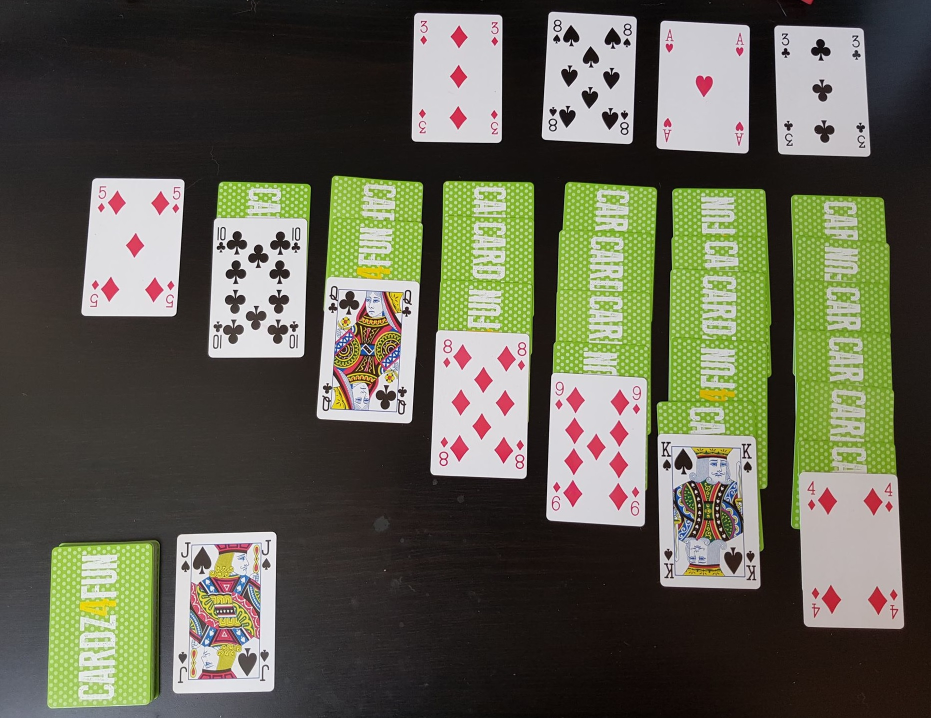
#> input picture Training-Imgs/kabale_1.jpg, 1862 x 1436 px (shown at 1/2 size)
$ python TestImages.py
#> lines starting #> are read from the running program, lines starting #| are printed output that depends on the picture
### Detection/Cards.py
############## Playing Card Detector Functions ###############
#
# Original Author: Evan Juras
# Date: 9/5/17
# Edited by Magnus Brok and Anders Brandt 26/06/20
# Description: Functions and classes for CardDetection.py that perform
# various steps of the card detection algorithm
#


# Import necessary packages
import json
import imutils
import numpy as np
import cv2
from Socket.Client_socket import Socket
from DTO.SolitaireDTO import SolitaireEncoder
### Constants ###

# Videofeed dimensions
feed_width = 1600
feed_height = 1200
# constants used for defining sections of the gameboard
top_section_h = int(feed_height * 0.175)
top_section_c_w = int(feed_width / 6)
bot_section_h = feed_height
bot_section_c_w = int(feed_width / 7)

# Adaptive threshold levels
BKG_THRESH = 60
CARD_THRESH = 30

# Width and height of card corner, where rank and suit are
CORNER_WIDTH = 55
CORNER_HEIGHT = 140

# rank dimension
rank_y_offset = 20
rank_y_endpoint = 250
rank_x_offset = 0
rank_x_endpoint = 190

# suit dimensions
suit_y_offset = rank_y_endpoint + 1
suit_y_endpoint = 600
suit_x_offset = 0
suit_x_endpoint = rank_x_endpoint

# Dimensions of rank train images
RANK_WIDTH = 70
RANK_HEIGHT = 125

# Dimensions of suit train images
SUIT_WIDTH = 70
SUIT_HEIGHT = 100

RANK_DIFF_MAX = 2500
SUIT_DIFF_MAX = 2400

CARD_MAX_AREA = 120000
CARD_MIN_AREA = 25000

font = cv2.FONT_HERSHEY_SIMPLEX

def preprocces_image(image):
    # cv2.imshow('Card class recieved image', image)
    gray = cv2.cvtColor(image, cv2.COLOR_BGR2GRAY)

    # cv2.imshow("image", image)
    image = gray
    blur = cv2.GaussianBlur(image, (5, 5), 0)
    # cv2.imshow("blur", blur)

    edges = cv2.Canny(blur, 120, 200)
    # cv2.imshow("edges", edges)

    kernel = np.ones((2, 2), np.uint8)
    dilate = cv2.dilate(edges, kernel, iterations=2)
    # cv2.imshow("dilate", dilate)

    return dilate


### Structures to hold query card and train card information ###
# Author: Evan Juras
class Query_card:
    """Structure to store information about query cards in the camera image."""

    # [14 lines left out: function __init__, not called in this run]

# Author: Evan Juras
class Train_ranks:
    """Structure to store information about train rank images."""

    def __init__(self):
        self.img = []  # Thresholded, sized rank image loaded from hard drive
        self.name = "Placeholder"

# Author: Evan Juras
class Train_suits:
    """Structure to store information about train suit images."""

    def __init__(self):
        self.img = []  # Thresholded, sized suit image loaded from hard drive
        self.name = "Placeholder"


### Functions ###
# Author: Evan Juras
# [297 lines left out: functions load_ranks, load_suits, preprocess_imageOLD, preprocess_card, match_card, flattener and 3 more, not called in this run]

### TestImages.py
import cv2
import imutils
from Detection import Cards


# Used for checking image processing and find countours works on different card setups pr 17/04 everything works as
# intented
def main():
    card_location = 'Training-Imgs/'

    test_images = [card_location + "kabale_1.jpg", card_location + "kabale_2.jpg", card_location + "kabale_3.jpg",
                   card_location + "1_card.jpg", card_location + "2_card.jpg", card_location + "3_card.jpg",
                   card_location + "4_card.jpg", card_location + "2_stacked.jpg"]

    for path in test_images:

        print_img = cv2.imread(path)
#> print_img is the input picture: shape (1436, 1862, 3); mean B, G, R 79, 94.7, 95
        print_frame = imutils.resize(print_img, 640, 640)
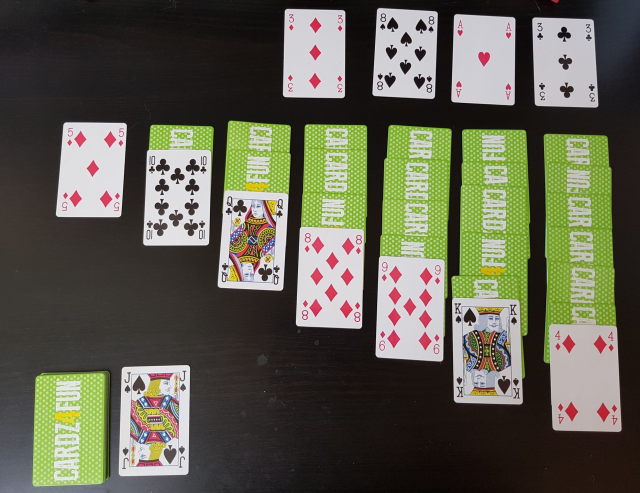
#> print_frame: shape (493, 640, 3); mean B, G, R 79, 94.7, 95

        image = cv2.imread(path, cv2.IMREAD_GRAYSCALE)
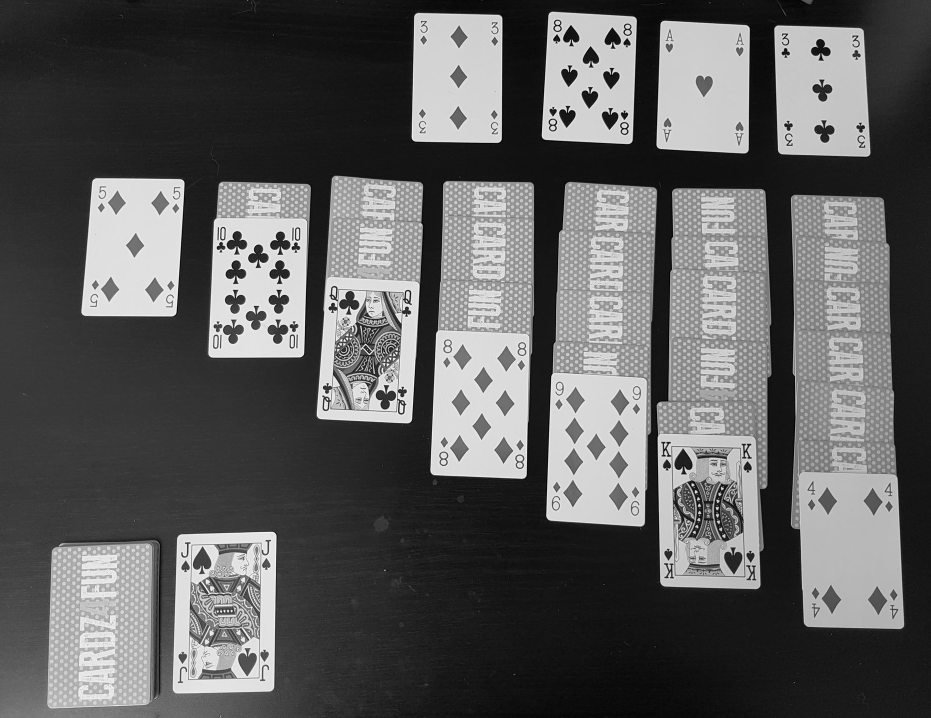
#> image: shape (1436, 1862) (shown at 1/2 size); min 0, max 255, mean 93
        frame = imutils.resize(image, 640, 640)
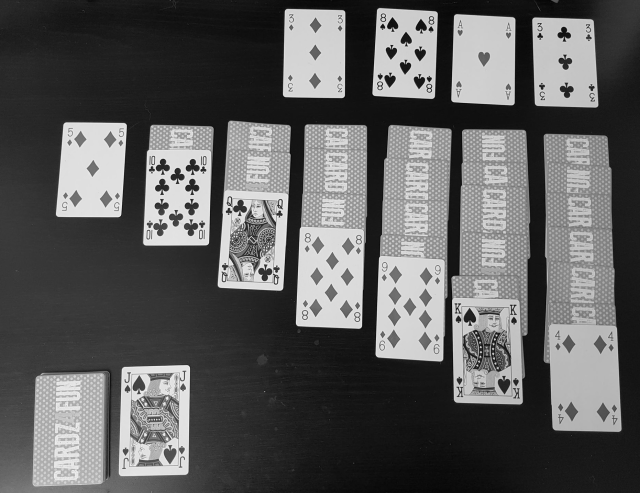
#> frame: shape (493, 640); min 5, max 241, mean 93

        # Standard prerpoccesing of input
        dilate = Cards.preprocces_image(frame)

        contours, hierarchy = cv2.findContours(dilate, cv2.RETR_EXTERNAL, cv2.CHAIN_APPROX_SIMPLE)

        temp_contours = []

        for cnt in contours:
            area = cv2.contourArea(cnt)
            if 30000 >= area >= 1200:
                temp_contours.append(cnt)

        cv2.drawContours(print_frame, temp_contours, -1, (0, 255, 0), 3)

        cv2.imshow(path, print_frame)

        print(path + " number of contours %d -> " % len(temp_contours))

    cv2.waitKey(0)
    cv2.destroyAllWindows()

#> (the run stopped early here; a loop or call above may not have finished)
